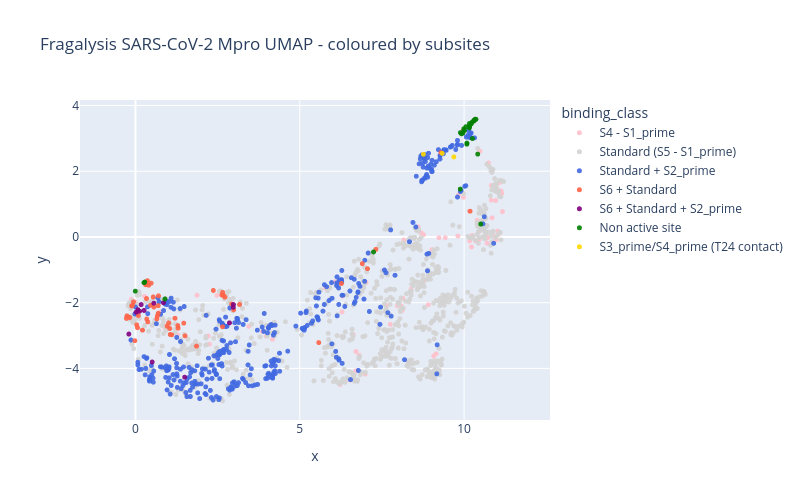

Source (notebook cell):
### Code cell
plot_df = pd.DataFrame({
    "x": umap_embedding[:, 0],
    "y": umap_embedding[:, 1],
    "pdb_id": ids,
    "subsites": df["subsites"].astype(str),
    "smiles": df["lig_smiles"]
})

def classify_binder(subsites):
    s = str(subsites)
    if "others" in s:
        return "Non active site"
    elif "S3_prime" in s or "S4_prime" in s:
        return "S3_prime/S4_prime (T24 contact)"
    elif "S6" in s and "S2_prime" in s:
        return "S6 + Standard + S2_prime"
    elif "S6" in s:
        return "S6 + Standard"
    elif "S2_prime" in s:
        return "Standard + S2_prime"
    elif "S5" in s and "S1_prime" in s:
        return "Standard (S5 - S1_prime)"
    elif "S4" in s and "S1_prime" in s:
        return "S4 - S1_prime"
    else:
        return "Minor combinations"

plot_df["binding_class"] = plot_df["subsites"].apply(classify_binder)

fig = px.scatter(
    plot_df,
    x="x", y="y",
    color="binding_class",
    hover_data=["pdb_id", "subsites", "smiles"],
    title="Fragalysis SARS-CoV-2 Mpro UMAP - coloured by subsites",
    color_discrete_map={
        "Standard (S5 - S1_prime)": "lightgrey",
        "Standard + S2_prime": "royalblue",
        "S4 - S1_prime": "pink",
        "S6 + Standard": "tomato",
        "S6 + Standard + S2_prime": "purple",
        "S3_prime/S4_prime (T24 contact)": "gold",
        "Minor combinations": "orange",
        "Non active site": "green"
    },
    width = 800, height = 500
)

fig.update_traces(marker=dict(size=5, opacity=0.9))
fig.update_layout(yaxis=dict(scaleanchor="x", scaleratio=1))
fig.show()

### Figure 1 — Plotly figure (JSON) as saved in the notebook; plotly's stock layout.template omitted (floating-point values rounded to 4 significant figures; data arrays with more than 128 entries replaced by an {"elided": "..."} marker saying what was removed)
{"data": [{"customdata": {"elided": "90x3 str values"}, "hovertemplate": "binding_class=S4 - S1_prime<br>x=%{x}<br>y=%{y}<br>pdb_id=%{customdata[0]}<br>subsites=%{customdata[1]}<br>smiles=%{customdata[2]}<extra></extra>", "legendgroup": "S4 - S1_prime", "marker": {"color": "pink", "opacity": 0.9, "size": 5, "symbol": "circle"}, "mode": "markers", "name": "S4 - S1_prime", "showlegend": true, "type": "scattergl", "x": [9.813, 9.832, 10.4, 10.83, 9.025, 9.236, 10.83, 10.47, 11.1, 10.92, 10.72, 10.98, 9.076, 10.7, 2.216, 10.67, 10.7, 10.97, 10.93, 3.976, 7.02, 10.85, 8.696, 9.98, 10.96, 10.49, 6.527, 6.993, 6.807, 10.86, 11.0, 1.873, 2.477, 0.2775, 0.3007, 8.606, 9.242, 2.25, 6.078, 5.779, 6.286, 7.639, 0.3682, 8.914, 11.08, 8.796, 6.781, 8.084, 8.138, 3.45, 10.46, 10.17, 8.112, 3.863, 7.97, 6.71, 6.624, -0.004671, -0.1279, 10.23, 10.31, 6.702, 7.691, 8.166, 0.8921, 8.389, 8.767, 11.09, 11.12, 4.169, 7.691, 9.147, 10.63, 10.29, 7.68, 11.14, 6.229, 10.25, 10.74, 7.754, 0.7469, 11.17, 10.48, 9.428, 6.299, 10.33, 10.35, 1.283, 10.94, 11.03], "xaxis": "x", "y": [0.02624, 1.283, 0.5065, 1.12, -0.3841, -0.02369, 1.568, 0.1728, 1.383, 1.472, -0.02112, 1.524, -3.623, -0.1857, -3.014, 0.005431, 0.004307, -0.08552, 0.01198, -3.019, -1.387, 0.5836, 0.1282, 1.207, 1.107, 0.4016, -4.359, -4.175, -3.601, 2.017, 1.434, -1.772, -1.773, -1.805, -1.447, 0.3062, -4.057, -3.263, -1.362, -1.55, -2.282, -2.084, -1.335, -2.062, 0.1172, -1.321, -1.734, -2.097, -1.865, -2.721, -0.08078, -0.1173, -2.243, -2.876, -2.093, -3.486, -2.963, -1.972, -1.892, -0.3044, 3.55, -4.077, 0.3166, -0.09261, -2.758, -1.588, 0.06805, 1.659, 1.407, -3.112, 0.3228, -3.555, -1.716, 3.516, 0.2603, 1.32, -4.489, 0.04544, 2.25, -2.66, -2.279, 0.7732, 2.612, -0.02252, -1.804, 3.586, -0.1201, -2.973, 1.452, 0.1749], "yaxis": "y"}, {"customdata": {"elided": "754x3 str values"}, "hovertemplate": "binding_class=Standard (S5 - S1_prime)<br>x=%{x}<br>y=%{y}<br>pdb_id=%{customdata[0]}<br>subsites=%{customdata[1]}<br>smiles=%{customdata[2]}<extra></extra>", "legendgroup": "Standard (S5 - S1_prime)", "marker": {"color": "lightgrey", "opacity": 0.9, "size": 5, "symbol": "circle"}, "mode": "markers", "name": "Standard (S5 - S1_prime)", "showlegend": true, "type": "scattergl", "x": {"elided": "754 float values"}, "xaxis": "x", "y": {"elided": "754 float values"}, "yaxis": "y"}, {"customdata": {"elided": "374x3 str values"}, "hovertemplate": "binding_class=Standard + S2_prime<br>x=%{x}<br>y=%{y}<br>pdb_id=%{customdata[0]}<br>subsites=%{customdata[1]}<br>smiles=%{customdata[2]}<extra></extra>", "legendgroup": "Standard + S2_prime", "marker": {"color": "royalblue", "opacity": 0.9, "size": 5, "symbol": "circle"}, "mode": "markers", "name": "Standard + S2_prime", "showlegend": true, "type": "scattergl", "x": {"elided": "374 float values"}, "xaxis": "x", "y": {"elided": "374 float values"}, "yaxis": "y"}, {"customdata": {"elided": "56x3 str values"}, "hovertemplate": "binding_class=S6 + Standard<br>x=%{x}<br>y=%{y}<br>pdb_id=%{customdata[0]}<br>subsites=%{customdata[1]}<br>smiles=%{customdata[2]}<extra></extra>", "legendgroup": "S6 + Standard", "marker": {"color": "tomato", "opacity": 0.9, "size": 5, "symbol": "circle"}, "mode": "markers", "name": "S6 + Standard", "showlegend": true, "type": "scattergl", "x": [6.268, 0.3119, 3.168, 2.928, 1.509, 0.6997, 2.722, 0.6652, 0.6509, 0.2141, 0.03741, 0.6906, 0.9643, 0.06167, 0.08808, 1.289, 1.056, 7.316, 9.294, 10.18, 0.07853, 2.652, 9.972, 7.06, 1.202, 0.295, 6.903, 0.4019, 1.009, 1.042, -0.06051, -0.1169, 0.5611, 1.858, 0.6937, 1.298, -0.2579, 2.629, 1.469, 2.677, 0.5404, 0.4755, 5.578, -0.01963, 0.3422, 0.4599, 2.37, 0.3745, 1.105, 0.363, 2.988, 2.65, 0.3363, -0.2761, -0.09449, -0.1732], "xaxis": "x", "y": [-1.417, -1.455, -2.055, -2.042, -3.009, -1.792, -1.832, -2.406, -2.493, -2.836, -2.673, -2.324, -2.715, -2.761, -2.39, -2.697, -2.968, -0.3779, 2.565, 0.7837, -2.269, -1.685, 3.235, -0.9656, -2.474, -1.403, -0.8123, -1.468, -2.618, -2.787, -1.974, -2.099, -2.132, -3.322, -2.09, -2.776, -2.401, -1.767, -2.623, -1.779, -1.827, -1.406, -3.215, -3.156, -2.497, -2.079, -1.627, -2.584, -2.976, -1.331, -2.217, -2.734, -1.874, -2.478, -2.084, -2.451], "yaxis": "y"}, {"customdata": [["SARS-a0232a.pdb_A_A_LIG", "['S6', 'S5', 'S4', 'S3', 'S2', 'S1', 'S1_prime', 'S2_prime']", "CNS(=O)(=O)OCC(=O)N[C@H](C)c1cc(Cl)cc(-c2ccc(S(N)(=O)=O)cc2)c1"], ["SARS-a1091a.pdb_A_A_LIG", "['S6', 'S5', 'S4', 'S3', 'S2', 'S1', 'S1_prime', 'S2_prime']", "CS(=O)(=O)NC[C@H]1CN(c2cncc3ccccc23)C(=O)[C@@]12CN(CCN1CC(F)(F)C1)C(=O)c1ccc(Cl)cc12"], ["SARS-a1091b.pdb_B_B_LIG", "['S6', 'S5', 'S4', 'S3', 'S2', 'S1', 'S1_prime', 'S2_prime']", "CS(=O)(=O)NC[C@H]1CN(c2cncc3ccccc23)C(=O)[C@@]12CN(CCN1CC(F)(F)C1)C(=O)c1ccc(Cl)cc12"], ["SARS-a1133b.pdb_B_B_LIG", "['S6', 'S5', 'S4', 'S3', 'S2', 'S1', 'S1_prime', 'S2_prime']", "CS(=O)(=O)NC[C@H]1CN(c2cncc3ccccc23)C(=O)[C@@]12CN(CCN1CCC3(COC3)C1)C(=O)c1ccc(Cl)cc12"], ["5rh5-a.pdb_A_A_LIG", "['S6', 'S5', 'S4', 'S3', 'S2', 'S1', 'S1_prime', 'S2_prime']", "CCC(=O)N(c1cc(C(C)(C)C)on1)[C@@H](C(=O)Nc1ccc(OC)cc1C)c1cccnc1"], ["5rh9-a.pdb_A_A_LIG", "['S6', 'S5', 'S4', 'S3', 'S2', 'S1', 'S1_prime', 'S2_prime']", "CCC(=O)N(c1ccc([C@H](C)OC)cc1)[C@@H](C(=O)Nc1ccc(OC)cc1C)c1cccnc1"], ["7gc5-a.pdb_A_A_LIG", "['S6', 'S5', 'S4', 'S3', 'S2', 'S1', 'S1_prime', 'S2_prime']", "CC(=O)NCCc1c[nH]c2c(CN3CCN(C(C)=O)CC3)cccc12"], ["7vvp-a.pdb_B_B_LIG", "['S6', 'S5', 'S4', 'S3', 'S2', 'S1', 'S1_prime', 'S2_prime']", "COc1cccc2[nH]c(C(=O)N[C@@H](CC(C)C)C(=O)N[C@@H](C[C@@H]3CCNC3=O)C(=O)COP(=O)(O)O)cc12"], ["7ghm-a.pdb_A_A_LIG", "['S6', 'S5', 'S4', 'S3', 'S2', 'S1', 'S1_prime', 'S2_prime']", "O=C1C[C@H](Oc2cc(Cl)cc(OCCNC(=O)c3cc(=O)[nH]c4ccccc34)c2)N1"], ["7ghm-b.pdb_B_B_LIG", "['S6', 'S5', 'S4', 'S3', 'S2', 'S1', 'S1_prime', 'S2_prime']", "O=C1C[C@H](Oc2cc(Cl)cc(OCCNC(=O)c3cc(=O)[nH]c4ccccc34)c2)N1"], ["5rl2-a.pdb_A_A_LIG", "['S6', 'S5', 'S4', 'S3', 'S2', 'S1', 'S1_prime', 'S2_prime']", "CCC(=O)N(c1ccc(C(C)(C)C)cc1)[C@@H](C(=O)NCCOC)c1cccnc1"], ["5rl0-a.pdb_A_A_LIG", "['S6', 'S5', 'S4', 'S3', 'S2', 'S1', 'S1_prime', 'S2_prime']", "CCOC(=O)CCNC(=O)[C@@H](c1cccnc1)N(C(=O)CC)c1ccc(C(C)(C)C)cc1"], ["7vlq-a.pdb_A_A_LIG", "['S6', 'S5', 'S4', 'S3', 'S2', 'S1', 'S1_prime', 'S2_prime']", "CC(C)(C)[C@H](NC(=O)C(F)(F)F)C(=O)N1C[C@H]2[C@@H]([C@H]1C(=O)N[C@H](C=N)C[C@@H]1CCNC1=O)C2(C)C"]], "hovertemplate": "binding_class=S6 + Standard + S2_prime<br>x=%{x}<br>y=%{y}<br>pdb_id=%{customdata[0]}<br>subsites=%{customdata[1]}<br>smiles=%{customdata[2]}<extra></extra>", "legendgroup": "S6 + Standard + S2_prime", "marker": {"color": "purple", "opacity": 0.9, "size": 5, "symbol": "circle"}, "mode": "markers", "name": "S6 + Standard + S2_prime", "showlegend": true, "type": "scattergl", "x": [0.07413, 0.5089, 0.2615, 2.861, 1.498, 0.01879, 2.98, 2.977, -0.2017, 0.1741, 0.5586, 0.1227, 0.8521], "xaxis": "x", "y": [-2.212, -3.806, -2.236, -2.614, -4.268, -2.29, -2.057, -2.141, -2.955, -2.058, -2.016, -2.261, -2.001], "yaxis": "y"}, {"customdata": [["5red-a.pdb_A_A_LIG", "['others']", "c1ccc(SCCN2CCOCC2)cc1"], ["5re6-a.pdb_A_A_LIG", "['others']", "CC(=O)Nc1ccc(Oc2ncccn2)cc1"], ["5rec-a.pdb_A_A_LIG", "['others']", "Oc1ccccc1CNc1nc2ccccc2[nH]1"], ["5rgr-a.pdb_A_A_LIG", "['others']", "CC(C)N(C)c1ncnc2c1cnn2C"], ["5rgr-b.pdb_A_A_LIG", "['others']", "CC(C)N(C)c1ncnc2c1cnn2C"], ["7ghk-a.pdb_A_A_LIG", "['others']", "CNCc1c[nH]c2ccc(F)cc12"], ["5rf0-a.pdb_A_A_LIG", "['others']", "OCC1(c2ccccn2)CCCC1"], ["5rf9-a.pdb_A_A_LIG", "['others']", "C[C@H]1CN(C(=O)Cn2cccn2)CCO1"], ["5rea-a.pdb_A_A_LIG", "['others']", "O=C(c1ccc2c(c1)OCO2)N1CCCCCC1"], ["5rfc-a.pdb_A_A_LIG", "['others']", "COC(=O)Nc1sc(C)nc1-c1ccccc1"], ["5reg-a.pdb_A_A_LIG", "['others']", "NC(=O)c1ccc(NC(=O)[C@@H]2CCCO2)cc1"], ["5rgq-a.pdb_A_A_LIG", "['others']", "Cc1cc(F)ccc1CS(N)(=O)=O"], ["5rf4-a.pdb_A_A_LIG", "['others']", "Oc1ccccn1"], ["5rf5-a.pdb_A_A_LIG", "['others']", "O=S1(=O)CC(O)C1"], ["5re5-a.pdb_A_A_LIG", "['others']", "NC(=O)C1CCN(C(=O)Nc2ccccc2)CC1"], ["7gdt-a.pdb_A_A_LIG", "['others']", "Cc1c([C@@H](C)C(=O)O)ccc2c1[nH]c1ccc(Cl)cc12"], ["5ree-a.pdb_A_A_LIG", "['others']", "C[C@@H]1[C@@H](O)CCCN1Cc1ccccc1"], ["5re7-a.pdb_A_A_LIG", "['others']", "CC(=O)NCc1ccc(S(N)(=O)=O)cc1"], ["5rgs-a.pdb_A_A_LIG", "['others']", "OC[C@H]1CN(Cc2ccccc2)CCO1"], ["5rfb-a.pdb_A_A_LIG", "['others']", "CCNCc1cn(C)nn1"], ["5ref-a.pdb_A_A_LIG", "['others']", "COC(=O)c1cccc(NS(C)(=O)=O)c1"], ["5rgg-a.pdb_A_A_LIG", "['others']", "CN1CCN(C(=O)Nc2ccccc2)CC1"], ["7gij-b.pdb_A_A_LIG", "['others']", "CN(C)C(=O)C[C@@]1(C(=O)Nc2cncc3ccccc23)CCOc2ccc(Cl)cc21"], ["5rh4-a.pdb_A_A_LIG", "['others']", "C[C@@H](C(=O)O)c1ccc2c(c1)[nH]c1ccc(Cl)cc12"], ["5rfd-a.pdb_A_A_LIG", "['others']", "CS(=O)(=O)Cc1nc2ccccc2[nH]1"], ["5rei-a.pdb_A_A_LIG", "['others']", "Clc1cccc(CN2CCOCC2)c1"], ["5rfa-a.pdb_A_A_LIG", "['others']", "Cn1ccc(C(=O)NC[C@@H]2CCCO2)n1"], ["5re8-a.pdb_A_A_LIG", "['others']", "Fc1cccc(CNCc2ccco2)c1"], ["5rgj-a.pdb_A_A_LIG", "['others']", "c1cnc(N2CC[C@]3(CCOC3)C2)cn1"]], "hovertemplate": "binding_class=Non active site<br>x=%{x}<br>y=%{y}<br>pdb_id=%{customdata[0]}<br>subsites=%{customdata[1]}<br>smiles=%{customdata[2]}<extra></extra>", "legendgroup": "Non active site", "marker": {"color": "green", "opacity": 0.9, "size": 5, "symbol": "circle"}, "mode": "markers", "name": "Non active site", "showlegend": true, "type": "scattergl", "x": [10.33, -0.004788, 10.25, 10.17, 10.3, 0.2809, 10.34, 7.245, 10.25, 10.22, 9.889, 10.51, 10.3, 10.3, 0.2598, 10.17, 10.08, 9.962, 10.09, 10.16, 9.884, 10.01, 0.8954, 10.16, 9.991, 10.36, 10.42, 10.05, 9.921], "xaxis": "x", "y": [3.567, -1.649, 2.995, 3.454, 3.535, -1.373, 3.584, -0.4561, 3.499, 3.442, 3.176, 0.3931, 3.546, 3.547, -1.391, 3.343, 2.823, 3.158, 2.857, 3.376, 1.456, 3.238, -1.887, 3.32, 3.291, 3.582, 2.521, 3.357, 3.138], "yaxis": "y"}, {"customdata": [["5rg3-a.pdb_A_A_LIG", "['S1', 'S1_prime', 'S2_prime', 'S3_prime', 'S4_prime']", "C=CCNC(=O)[C@H](CC(N)=O)NC(C)=O"], ["5rev-a.pdb_A_A_LIG", "['S3', 'S2', 'S1', 'S1_prime', 'S2_prime', 'S3_prime', 'S4_prime']", "CC(=O)Nc1cccc(C(=O)N2CCSCC2)c1"], ["7gf8-a.pdb_A_A_LIG", "['S3', 'S2', 'S1', 'S1_prime', 'S2_prime', 'S3_prime', 'S4_prime']", "CC(=O)c1cc(C)n(NC(=O)c2n[nH]c(=O)c3ccccc23)c1C"]], "hovertemplate": "binding_class=S3_prime/S4_prime (T24 contact)<br>x=%{x}<br>y=%{y}<br>pdb_id=%{customdata[0]}<br>subsites=%{customdata[1]}<br>smiles=%{customdata[2]}<extra></extra>", "legendgroup": "S3_prime/S4_prime (T24 contact)", "marker": {"color": "gold", "opacity": 0.9, "size": 5, "symbol": "circle"}, "mode": "markers", "name": "S3_prime/S4_prime (T24 contact)", "showlegend": true, "type": "scattergl", "x": [9.334, 9.689, 8.762], "xaxis": "x", "y": [2.544, 2.436, 2.517], "yaxis": "y"}], "layout": {"height": 500, "legend": {"title": {"text": "binding_class"}, "tracegroupgap": 0}, "title": {"text": "Fragalysis SARS-CoV-2 Mpro UMAP - coloured by subsites"}, "width": 800, "xaxis": {"anchor": "y", "domain": [0, 1], "title": {"text": "x"}}, "yaxis": {"anchor": "x", "domain": [0, 1], "scaleanchor": "x", "scaleratio": 1, "title": {"text": "y"}}}}
